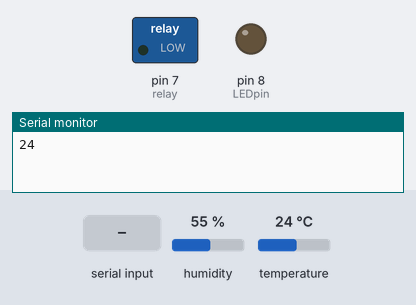
Bench run of a sketch on a simulated Arduino Uno, built with avr-gcc and run on an emulated ATmega328P. Shown: switched loads named in the sketch (green lamp = pin HIGH), output pins drawn as LEDs (lit = HIGH), the last lines printed to the serial monitor. The inputs (shaded band) are chosen by the test bench; at power-on: humidity 55 %, temperature 24 °C.

Above: at 1.2 s.
1.3 s: "a" received over the second serial link
At 2.5 s:
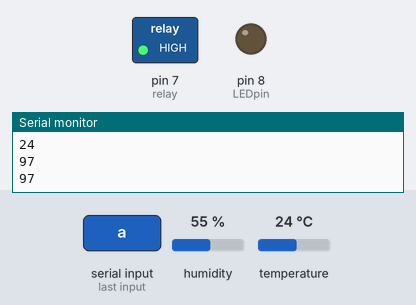
2.8 s: "1" received over the second serial link
At 3.6 s:
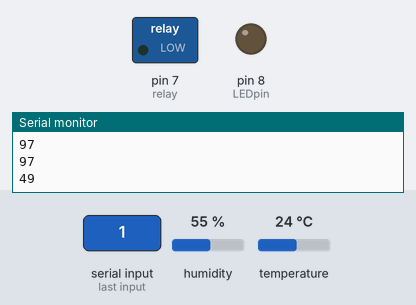
Timing chart, 0 to 5.8 s (numbered marks = the images above; inputs shaded):
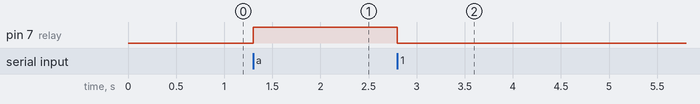

The sketch:

arduino.ino
```cpp
#include <SoftwareSerial.h>
#include <DHT.h>;
SoftwareSerial s(10, 11);
#define DHTPIN 2
#define DHTTYPE DHT11
DHT dht(DHTPIN, DHTTYPE);
int LEDpin = 8;
int temp;

#define relay 7
void setup() {
  s.begin(9600);
  Serial.begin(115200);
  pinMode(LEDpin, OUTPUT);
  pinMode(relay,OUTPUT);
  dht.begin();
}
int userStatus = 1 ; //auto
byte data ;
int value = 0;

void loop() {
  // ***** Control Fan On OFF  *****

  if (s.available() > 0 )
  { userStatus = 0 ;
    data = s.read();
    Serial.println(data);
    if (data == 97) {
      Serial.println(data);
      digitalWrite(relay, HIGH);
    }
    else{
      digitalWrite(relay, LOW);
    }
  }
  //userStatus = 1 ;
  sensorRead();
  sendData();
}
void sensorRead () {
  temp = dht.readTemperature();
}

void sendData() {
  if (value != temp ) {
    s.write(temp);
    Serial.println(temp);
  }
  value = temp;

}
```

Measured:
- after the input at 1.3 s, pin 7 (relay): LOW → HIGH at once
- after the input at 2.8 s, pin 7 (relay): HIGH → LOW at once
